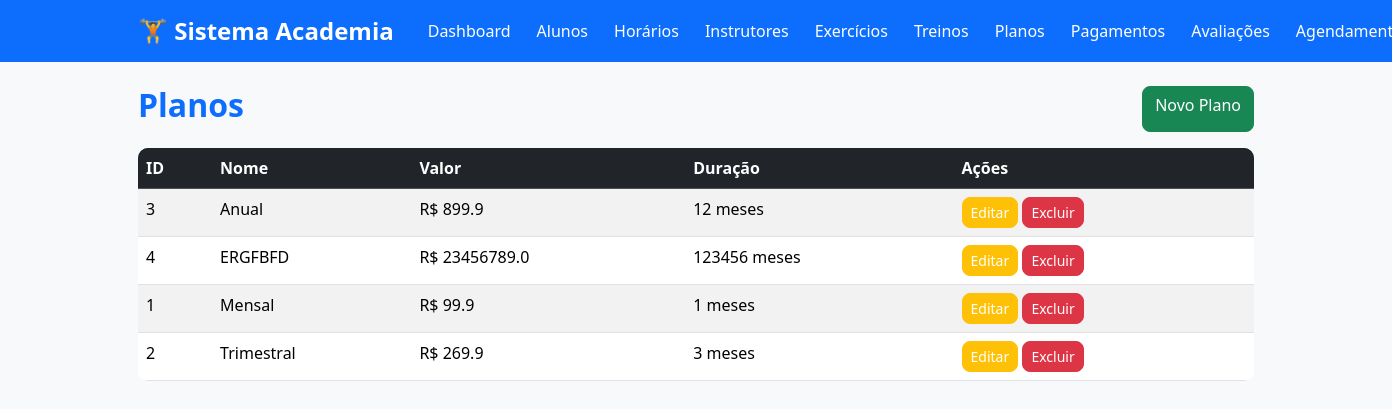
The page /planos (signed in) on the database its author committed.
### tables this page shows
CREATE TABLE planos (
        id INTEGER PRIMARY KEY AUTOINCREMENT,
        nome TEXT NOT NULL,
        valor REAL NOT NULL,
        duracao INTEGER NOT NULL
    );

### app.py (the view)
@app.route("/planos")
@login_required
def listar_planos():
    planos = database.listar_planos()
    return render_template(
        "planos/listar.html",
        planos=planos
    )

### app.py (called while the page is built)
def login_required(func):
    @wraps(func)
    def wrapper(*args, **kwargs):
        if "usuario" not in session:
            flash(
                "Faça login para acessar o sistema.",
                "warning"
            )
            return redirect(url_for("login"))
        return func(*args, **kwargs)
    return wrapper

### database.py (called while the page is built)
def conectar():
    conexao = sqlite3.connect(DB_PATH)
    conexao.row_factory = sqlite3.Row
    conexao.execute("PRAGMA foreign_keys = ON")
    return conexao

def executar(sql, parametros=(), fetch=False, fetchone=False):
    conexao = conectar()
    try:
        cursor = conexao.cursor()
        cursor.execute(sql, parametros)
        conexao.commit()
        if fetchone:
            return cursor.fetchone()
        if fetch:
            return cursor.fetchall()
        return True
    except sqlite3.Error as erro:
        print(f"Erro no banco de dados: {erro}")
        return None
    finally:
        conexao.close()

def listar_planos():
    sql = """

        SELECT *

        FROM planos

        ORDER BY nome

    """
    return executar(sql, fetch=True)

### templates/planos/listar.html
{% extends "base.html" %}
{% block conteudo %}
<div class="d-flex justify-content-between mb-3">
<h2>Planos</h2>
<a href="{{ url_for('novo_plano') }}" class="btn btn-success">Novo Plano</a>
</div>
<table class="table table-striped table-hover">
<thead class="table-dark">
<tr>
<th>ID</th>
<th>Nome</th>
<th>Valor</th>
<th>Duração</th>
<th>Ações</th>
</tr>
</thead>
<tbody>
{% for plano in planos %}
<tr>
<td>{{ plano.id }}</td>
<td>{{ plano.nome }}</td>
<td>R$ {{ plano.valor }}</td>
<td>{{ plano.duracao }} meses</td>
<td>
<a href="{{ url_for('editar_plano',id=plano.id) }}" class="btn btn-warning btn-sm">Editar</a>
<a href="{{ url_for('excluir_plano',id=plano.id) }}" class="btn btn-danger btn-sm">Excluir</a>
</td>
</tr>
{% endfor %}
</tbody>
</table>
{% endblock %}

### templates/static/css/style.css (style rules this page uses)
body { background:#f4f6f9; font-family:Segoe UI,Tahoma,Geneva,Verdana,sans-serif; }
h1,h2,h3 { color:#0d6efd; font-weight:bold; }
.btn { border-radius:8px; }
.btn-success { background:#198754; }
.btn-warning { color:white; }
.btn-danger { background:#dc3545; }
.table { background:white; border-radius:10px; overflow:hidden; }
.table thead { background:#0d6efd; color:white; }

### rows shown on the page
planos: id "3", nome "Anual", valor "899.9", duracao "12"
planos: id "4", nome "ERGFBFD", valor "23456789.0", duracao "123456"
planos: id "1", nome "Mensal", valor "99.9", duracao "1"
planos: id "2", nome "Trimestral", valor "269.9", duracao "3"
